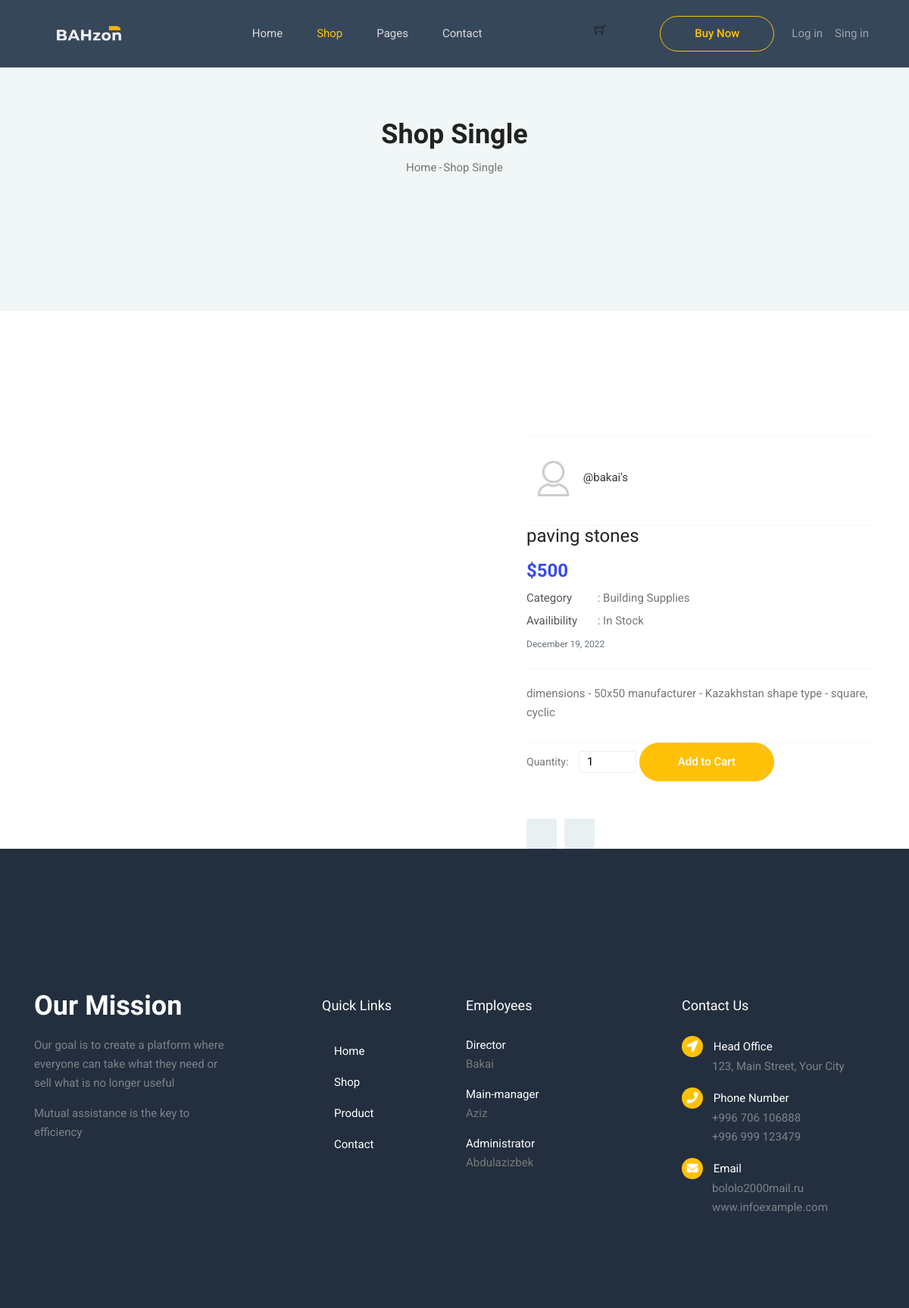
Screenshot of /product/35/ with the database file from the repository.
### main/models.py (models this page shows, shortened)
class Product(models.Model):
    prod_name = models.CharField('Product Name', max_length=200)
    prod_date = models.DateTimeField('Product Date', default=timezone.now())
    prod_description = models.TextField('Product Description', max_length=2000)
    prod_price = models.IntegerField('Product Price')
    author = models.ForeignKey(User, on_delete=models.CASCADE, null=True)
    prod_image = models.ImageField(default='default_prod.jpg', upload_to='product_pics')
    class Category(models.TextChoices):
        BSU = "Building Supplies"
        TLS = "Tools"
        ELC = "Electrics"
        ENS = "Engineering Systems"
    category = models.CharField(
        max_length=19,
        choices=Category.choices,
        default=Category.BSU
    )

### users/models.py (models this page shows, shortened)
class Profile(models.Model):
    user = models.OneToOneField(User, on_delete=models.CASCADE)
    image = models.ImageField(default='default.jpg', upload_to='profile_pics')
    orders = models.ManyToManyField(Product, blank=True)

### main/views.py (the view)
# urls.py: path('product/<int:pk>/', ProductDetailView.as_view(), name='product-detail'),
class ProductDetailView(DetailView):
    model = Product

### templates/main/product_detail.html (shortened to what this page needs)
{%extends 'base.html'%}
{%load static%}
{%block active_submenu%}active{%endblock%}
{%block content%}
	<section class="blog-banner-area" id="blog">
		<div class="container h-100">
			<div class="blog-banner">
				<div class="text-center">
					<h1>Shop Single</h1>
					<nav aria-label="breadcrumb" class="banner-breadcrumb">
            <ol class="breadcrumb">
              <li class="breadcrumb-item"><a href="#">Home</a></li>
              <li class="breadcrumb-item active" aria-current="page">Shop Single</li>
            </ol>
          </nav>
				</div>
			</div>
    </div>
	</section>
	<div class="product_image_area">
		<div class="container">
			<div class="row s_product_inner">
				<div class="col-lg-6">
				</div>
				<div class="col-lg-5 offset-lg-1">
					<div class="s_product_text">
						<p><img class="rounded-circle article-img" width="71" src="{{ object.author.profile.image.url }}">
							<a class="black-link" href="{% url 'user-products' object.author.username %}">@{{ object.author }}'s</a></p>
						<h3>{{ object.prod_name }}</h3>
						<h2>${{ object.prod_price }}</h2>
						<ul class="list">
							<li><a class="active" href="#"><span>Category</span> : {{ object.category }}</a></li>
							<li><a href="#"><span>Availibility</span> : In Stock</a></li>
							<small class="text-muted">{{ object.prod_date|date:"F d, Y" }}</small>
						</ul>
						<p>{{ object.prod_description }}</p>
						<div class="product_count">
              <label for="qty">Quantity:</label>
              <button onclick="var result = document.getElementById('sst'); var sst = result.value; if( !isNaN( sst )) result.value++;return false;"
							 class="increase items-count" type="button"><i class="ti-angle-left"></i></button>
							<input type="text" name="qty" id="sst" size="2" maxlength="12" value="1" title="Quantity:" class="input-text qty">
							<button onclick="var result = document.getElementById('sst'); var sst = result.value; if( !isNaN( sst ) &amp;&amp; sst > 0 ) result.value--;return false;"
               class="reduced items-count" type="button"><i class="ti-angle-right"></i></button>
			   {% if object in user.profile.orders.all %}
				You own this
				{% elif object in current_order_products %}
				<a href="{% url 'order_summary' %}" class="btn btn-warning">Go to Cart</a>
				{% else %}
				<a class="button primary-btn" href="{% url 'add_to_cart' object.id %}">Add to Cart</a>
				{% endif %}
						</div>
						<div class="card_area d-flex align-items-center">
							<a class="icon_btn" href="#"></a>
							<a class="icon_btn" href="#"></a>
						</div>
					</div>
				</div>
			</div>
		</div>
	</div>
{%endblock%}

### static/main/css/category.css (style rules this page uses)
a { transition: .5s; }

### static/main/css/main.css (style rules this page uses)
.black-link { color: rgb(55, 55, 55); }

### rows the page displays
Product: author.profile.image (placeholder picture), author "bakai", prod_name "paving stones", prod_price "500", category "Building Supplies", prod_date "December 19, 2022", prod_description "dimensions - 50x50 manufacturer - Kazakhstan shape type - square, cyclic"
